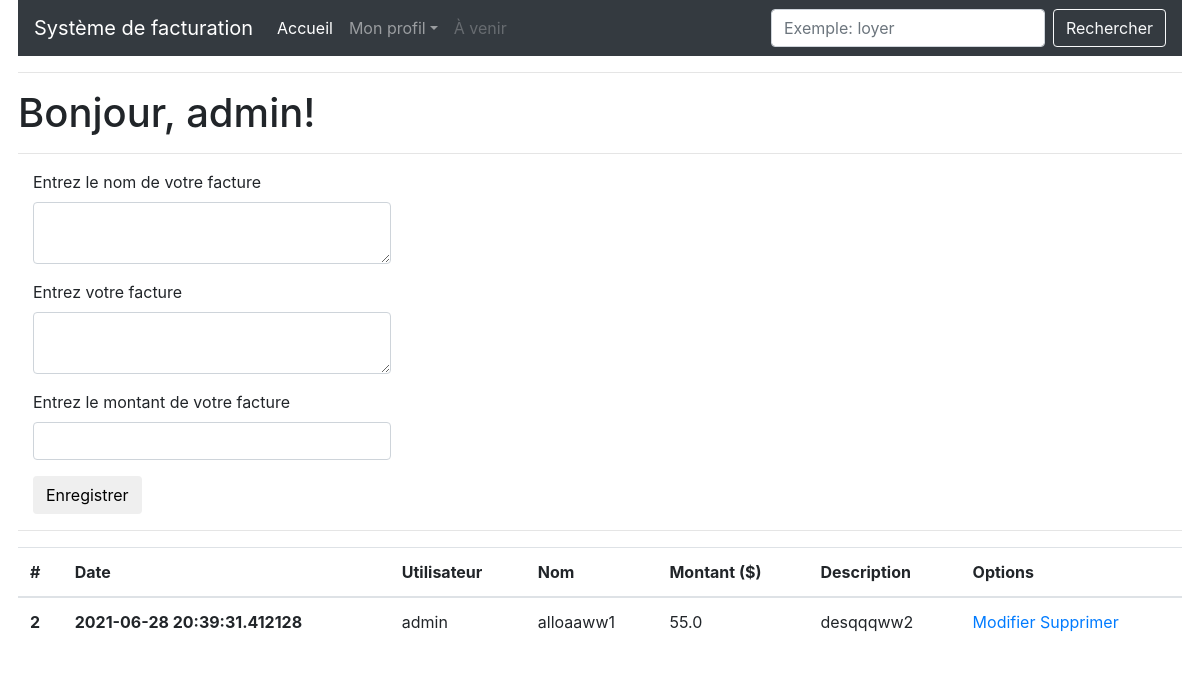
Before: /index (signed in) with the older database file.
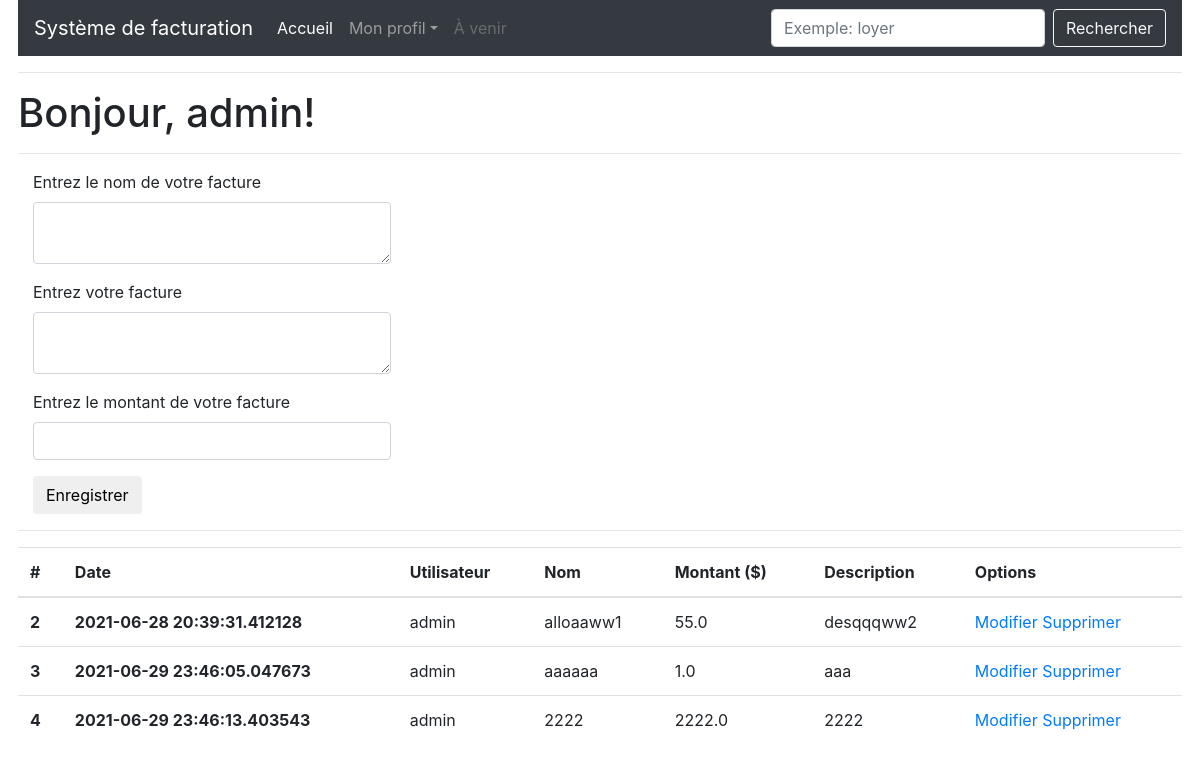
After: the same page with the newer database file.
### app/models.py (models this page shows, shortened)
class User(UserMixin, db.Model):
    id = db.Column(db.Integer, primary_key=True)
    username = db.Column(db.String(64), index=True, unique=True)
    email = db.Column(db.String(120), index=True, unique=True)
    password_hash = db.Column(db.String(128))
    factures = db.relationship('Facture', backref='author', lazy='dynamic')
    about_me = db.Column(db.String(140))
    last_seen = db.Column(db.DateTime, default=datetime.utcnow)

class Facture(db.Model):
    id = db.Column(db.Integer, primary_key=True)
    name = db.Column(db.String(50))
    body = db.Column(db.String(140))
    timestamp = db.Column(db.DateTime, index=True, default=datetime.utcnow)
    amount = db.Column(db.Float)
    user_id = db.Column(db.Integer, db.ForeignKey('user.id'))

### app/routes.py (the view)
@app.route('/index', methods=['GET', 'POST'])
@login_required
def index():
    form = FactureForm()
    if form.validate_on_submit():
        facture = Facture(name=form.name.data, body=form.body.data, author=current_user, amount=form.amount.data)
        db.session.add(facture)
        db.session.commit()
        flash('Votre facture a été ajoutée.')
        return redirect(url_for('index'))
    factures = Facture.query.filter_by(user_id=current_user.id).all()
    return render_template("index.html", title='Accueil', form=form, factures=factures)

### app/forms.py
class FactureForm(FlaskForm):
    name = TextAreaField('Entrez le nom de votre facture', validators=[DataRequired(message="Veuillez entrer un nom"), Length(min=1, max=50, message='Veuillez écrire entre 1 et 50 caractères')])
    body = TextAreaField('Entrez votre facture', validators=[DataRequired(message="Veuillez entrer une description"), Length(min=1, max=140, message='Veuillez écrire entre 1 et 50 caractères')])
    amount = DecimalField('Entrez le montant de votre facture', validators=[DataRequired(message="Veuillez entrer un montant numérique")], places=2)
    submit = SubmitField('Enregistrer')

### app/models.py (called while the page is built)
@login.user_loader
def load_user(id):
    return User.query.get(int(id))

### app/routes.py (called while the page is built)
@app.before_request
def before_request():
    if current_user.is_authenticated:
        current_user.last_seen = datetime.utcnow()
        db.session.commit()

### app/templates/index.html
{% extends "base.html" %}
{% import 'bootstrap/wtf.html' as wtf %}
{% block app_content %}
    <h1>Bonjour, {{ current_user.username }}!</h1>
    <hr>
    <div class="form-group">
        <div class="col-md-4">
            {{ wtf.quick_form(form) }}
        </div>
    </div>
    <hr>
    <table class="table table-hover">
        <thead>
          <tr>
            <th scope="col">#</th>
            <th scope="col">Date</th>
            <th scope="col">Utilisateur</th>
            <th scope="col">Nom</th>
            <th scope="col">Montant ($)</th>
            <th scope="col">Description</th>
            <th scope="col">Options</th>
          </tr>
        </thead>
        <tbody>
    {% for facture in factures %}
        <tr>
            <th scope="row">{{ facture.id }}</th>
            <th>{{ facture.timestamp }}</th>
            <td>{{ facture.author.username }}</td>
            <td>{{ facture.name }}</td>
            <td>{{ facture.amount }}</td>
            <td>{{ facture.body }}</td>
            <td>
                <a href="{{ url_for('update', facture_id=facture.id) }}">Modifier</a>
                <a href="{{ url_for('delete', facture_id=facture.id) }}">Supprimer</a>
            </td>
        </tr>
    {% endfor %}
        </tbody>
    </table>
{% endblock %}

### app/templates/base.html (shortened to what this page needs)
{% extends 'bootstrap/base.html' %}
{% block html %}
  {% block head %}
    {% block styles %}
      <link rel="stylesheet" href="https://maxcdn.bootstrapcdn.com/bootstrap/4.0.0/css/bootstrap.min.css">
      <link rel="stylesheet" href="{{ url_for('static', filename='css/style.css') }}">
    {% endblock %}
  {% endblock %}
  {% block body %}
    {% block navbar %}
    <nav class="navbar navbar-expand-lg navbar-dark bg-dark">
      <a class="navbar-brand" href="{{ url_for('index') }}">Système de facturation</a>
      <div class="collapse navbar-collapse">
        <ul class="navbar-nav mr-auto">
          <li class="nav-item active">
            <a class="nav-link" href="{{ url_for('index') }}">Accueil</a>
          </li>
          <li class="nav-item">
            {% if current_user.is_anonymous %}
            <a class="nav-link" href="{{ url_for('login') }}">Se connecter</a>
            {% else %}
            <li class="nav-item dropdown">
              <a class="nav-link dropdown-toggle" href="#" id="navbarDropdown" role="button" data-toggle="dropdown" aria-haspopup="true" aria-expanded="false">Mon profil</a>
            </li>
            {% endif %}
          </li>
          <li class="nav-item">
            <a class="nav-link disabled" href="#">À venir</a>
          </li>
        </ul>
        <form class="form-inline">
          <input class="form-control mr-sm-2" type="search" placeholder="Exemple: loyer" aria-label="Search" />
          <button class="btn btn-outline-light my-2 my-sm-0" type="submit">Rechercher</button>
        </form>
      </div>
    </nav>
    <hr>
    {% endblock %}
    {% block app_content %}{% endblock %}
  {% endblock %}
{% endblock %}

Changed rows visible on the page:
added Facture: id "3", timestamp "2021-06-29 23:46:05.047673", author.username "admin", name "aaaaaa", amount "1.0", body "aaa"
added Facture: id "4", timestamp "2021-06-29 23:46:13.403543", author.username "admin", name "2222", amount "2222.0", body "2222"
